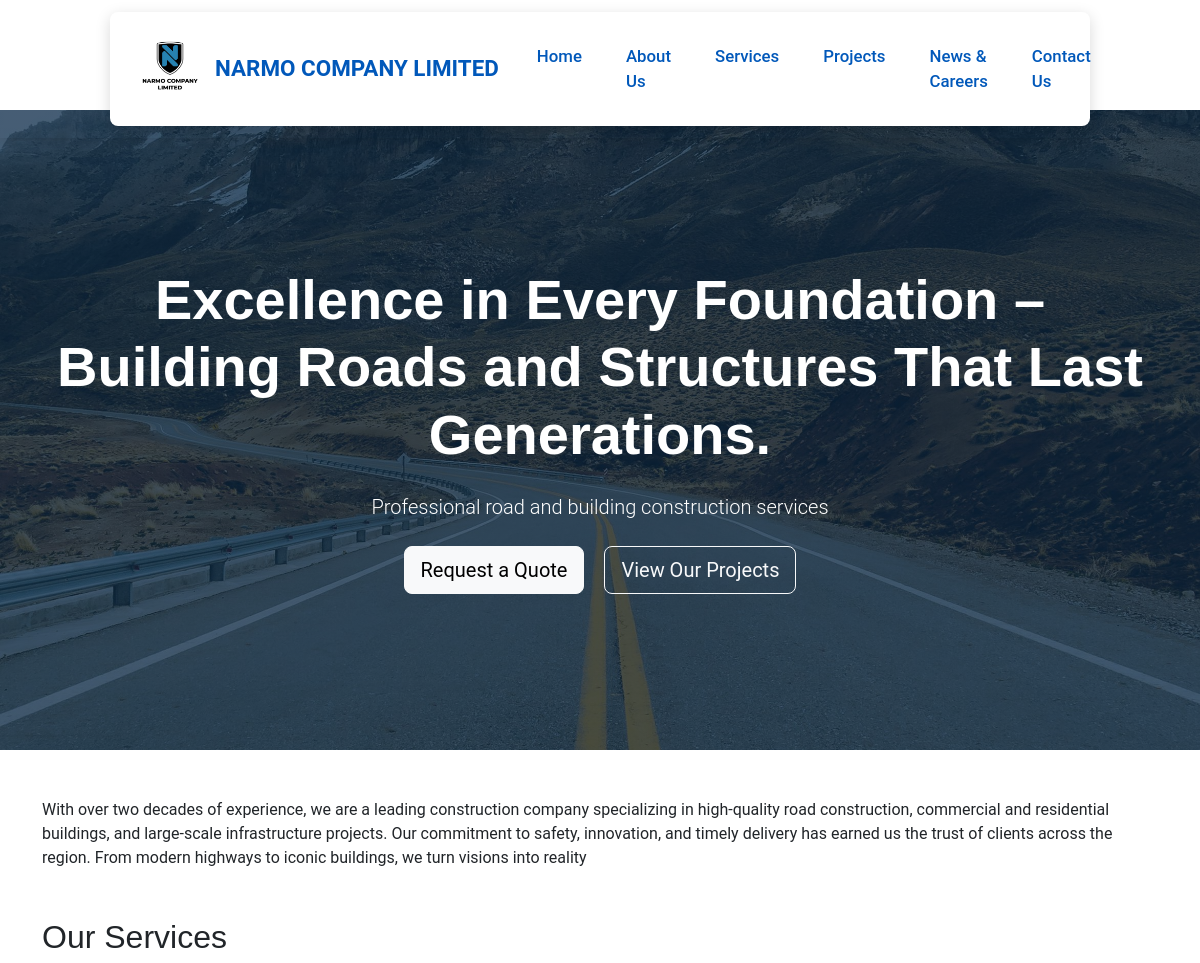
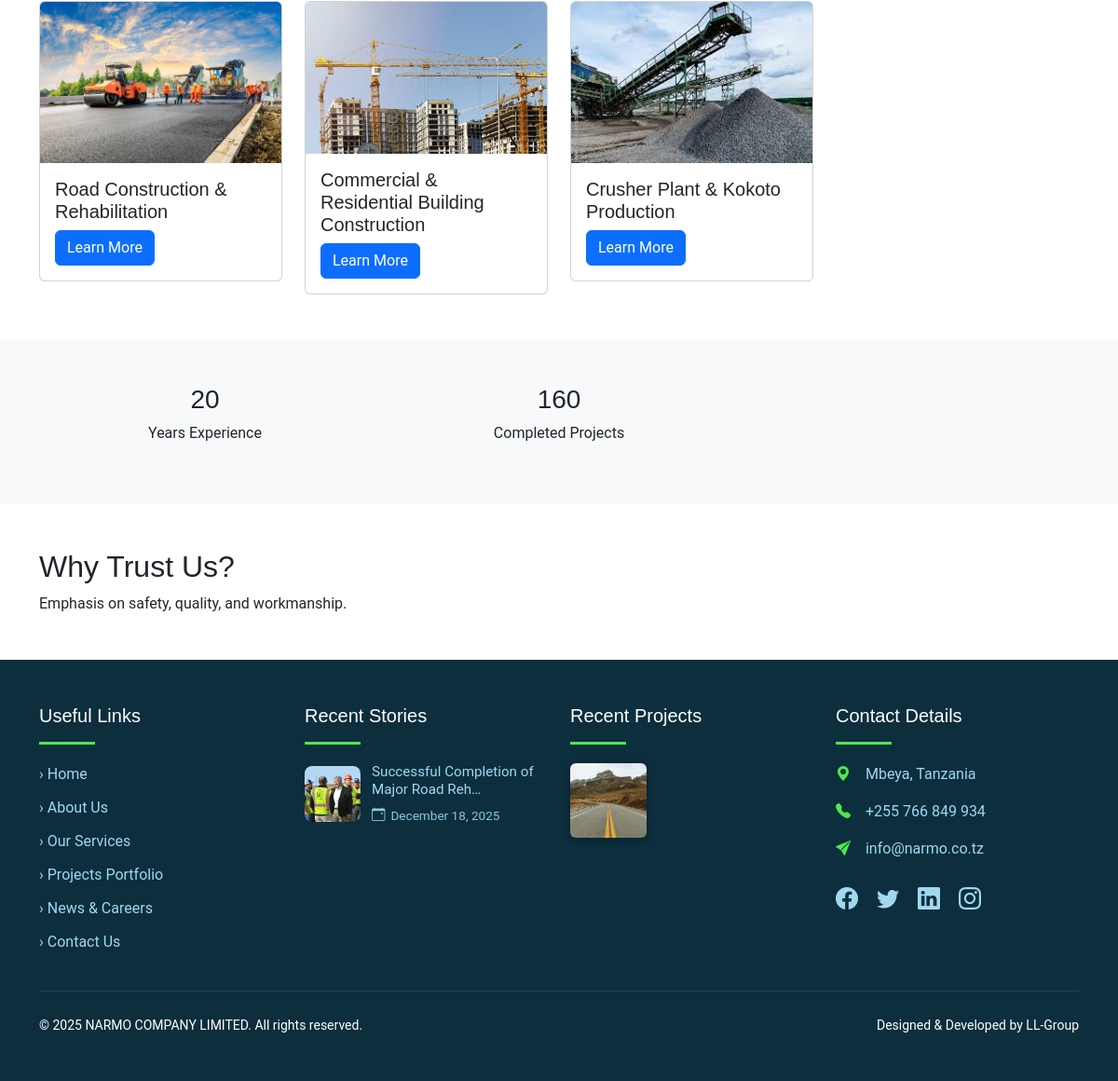
The page / on the database its author committed (2 pictures, top to bottom).
### core/models.py (models this page shows, shortened)
class CompanyInfo(models.Model):
    intro_text = models.TextField()
    years_experience = models.IntegerField(default=0)
    completed_projects = models.IntegerField(default=0)
    tagline = models.CharField(max_length=200, default="Building Strong Roads. Creating Lasting Structures.")
    mission = models.TextField(blank=True)
    vision = models.TextField(blank=True)
    core_values = models.TextField(blank=True)
    history = models.TextField(blank=True)
    logo = models.ImageField(upload_to='logo/', blank=True, null=True,
                            help_text="Navbar logo: Transparent PNG, recommended 180-250px wide x 50-70px tall")
    hero_image = models.ImageField(upload_to='hero/', blank=True, null=True,
                                  help_text="Home page hero background: Wide landscape photo, at least 1920x1080px for full-screen sharpness")
    about_hero_image = models.ImageField(upload_to='hero/', blank=True, null=True,
                                        help_text="About page hero background - different from home")  # ← NEW
    class Meta:
        verbose_name_plural = "Company Info"  # Only one instance needed

class Service(models.Model):
    title = models.CharField(max_length=100)
    description = models.TextField()
    benefits = models.TextField(blank=True)  # e.g., "Quality, Durability"
    image = models.ImageField(upload_to='services/')
    slug = models.SlugField(unique=True, blank=True)

class NewsPost(models.Model):
    title = models.CharField(max_length=200)
    date = models.DateField(auto_now_add=True)
    content = models.TextField()
    image = models.ImageField(upload_to='news/', blank=True)
    slug = models.SlugField(unique=True, blank=True)

class Project(models.Model):
    CATEGORY_CHOICES = [
        ('roads', 'Roads'),
        ('buildings', 'Buildings'),
        ('infrastructure', 'Infrastructure'),
    ]
    name = models.CharField(max_length=200)
    location = models.CharField(max_length=200)
    year = models.CharField(max_length=50)  # e.g., "2023" or "Ongoing"
    description = models.TextField()
    category = models.CharField(max_length=20, choices=CATEGORY_CHOICES)
    images = models.ManyToManyField('ProjectImage', blank=True)
    slug = models.SlugField(unique=True, blank=True)

class ProjectImage(models.Model):
    image = models.ImageField(upload_to='projects/')
    alt_text = models.CharField(max_length=200, blank=True)  # For SEO

### core/views.py (the view)
# urls.py: path('', home, name='home'),
def home(request):
    company = CompanyInfo.objects.first()
    services = Service.objects.all()[:4]
    recent_news = NewsPost.objects.order_by('-date')[:3]
    recent_projects = Project.objects.order_by('-id')[:9]
    return render(request, 'core/templates/home.html', {
        'company': company,
        'services': services,
        'recent_news': recent_news,
        'recent_projects': recent_projects,
    })

### core/templates/home.html (shortened to what this page needs)
{% extends 'core/templates/base.html' %}
{% block content %}
<section class="text-white text-center py-5" style="
    background: linear-gradient(rgba(0, 31, 63, 0.7), rgba(0, 31, 63, 0.7)),
                url('{% if company.hero_image %}{{ company.hero_image.url }}{% else %}https://via.placeholder.com/1920x1080{% endif %}')
                no-repeat center center/cover;
    min-height: 80vh;
    display: flex;
    align-items: center;
">
    <div class="container">
        <h1 class="display-4 fw-bold">{{ company.tagline }}</h1>
        <p class="lead my-4">Professional road and building construction services</p>
        <a href="{% url 'contact' %}" class="btn btn-light btn-lg mx-2">Request a Quote</a>
        <a href="{% url 'projects' %}" class="btn btn-outline-light btn-lg mx-2">View Our Projects</a>
    </div>
</section>
<div class="container my-5">
    <p>{{ company.intro_text }}</p>
</div>
<div class="container my-5">
    <h2>Our Services</h2>
    <div class="row">
        {% for service in services %}
        <div class="col-md-3">
            <div class="card">
                <img src="{{ service.image.url }}" class="card-img-top" alt="{{ service.title }}">
                <div class="card-body">
                    <h5>{{ service.title }}</h5>
                    <a href="{% url 'services' %}#{{ service.slug }}" class="btn btn-primary">Learn More</a>
                </div>
            </div>
        </div>
        {% endfor %}
    </div>
</div>
<div class="bg-light py-5 text-center">
    <div class="container">
        <div class="row">
            <div class="col-md-4"><h3>{{ company.years_experience }}</h3><p>Years Experience</p></div>
            <div class="col-md-4"><h3>{{ company.completed_projects }}</h3><p>Completed Projects</p></div>
        </div>
    </div>
</div>
<div class="container my-5">
    <h2>Why Trust Us?</h2>
    <p>Emphasis on safety, quality, and workmanship.</p>
</div>
{% endblock %}

### core/templates/base.html (shortened to what this page needs)
<!DOCTYPE html>
<html lang="en">
<head>
    <link href="https://cdn.jsdelivr.net/npm/bootstrap@5.3.3/dist/css/bootstrap.min.css" rel="stylesheet">
</head>
<body>
    <nav class="navbar navbar-expand-lg fixed-navbar">
        <div class="container-fluid">
            <div class="col-12 col-lg-10 navbar-content">
                <div class="d-flex justify-content-between align-items-center w-100 h-100">
                    <a class="navbar-brand d-flex align-items-center" href="{% url 'home' %}">
                        {% if company.logo %}
                        <img src="{{ company.logo.url }}" alt="NARMO Logo">
                        {% endif %}
                        <span class="d-none d-md-inline">NARMO COMPANY LIMITED</span>
                    </a>
                    <div class="collapse navbar-collapse" id="navbarNav">
                        <ul class="navbar-nav ms-auto">
                            <li class="nav-item"><a class="nav-link" href="{% url 'home' %}">Home</a></li>
                            <li class="nav-item"><a class="nav-link" href="{% url 'about' %}">About Us</a></li>
                            <li class="nav-item"><a class="nav-link" href="{% url 'services' %}">Services</a></li>
                            <li class="nav-item"><a class="nav-link" href="{% url 'projects' %}">Projects</a></li>
                            <li class="nav-item"><a class="nav-link" href="{% url 'news_careers' %}">News & Careers</a></li>
                            <li class="nav-item"><a class="nav-link" href="{% url 'contact' %}">Contact Us</a></li>
                        </ul>
                    </div>
                </div>
            </div>
        </div>
    </nav>
    {% block content %}{% endblock %}
    <footer class="footer-bg text-white py-5">
        <div class="container">
            <div class="row gy-4">
                <div class="col-md-3 col-sm-6">
                    <h5 class="quick-links-title mb-3">Useful Links</h5>
                    <div class="quick-links-underline"></div>
                    <ul class="list-unstyled">
                        <li class="quick-link-item"><a href="{% url 'home' %}">› Home</a></li>
                        <li class="quick-link-item"><a href="{% url 'about' %}">› About Us</a></li>
                        <li class="quick-link-item"><a href="{% url 'services' %}">› Our Services</a></li>
                        <li class="quick-link-item"><a href="{% url 'projects' %}">› Projects Portfolio</a></li>
                        <li class="quick-link-item"><a href="{% url 'news_careers' %}">› News & Careers</a></li>
                        <li class="quick-link-item"><a href="{% url 'contact' %}">› Contact Us</a></li>
                    </ul>
                </div>
                <div class="col-md-3 col-sm-6">
                    <h5 class="quick-links-title mb-3">Recent Stories</h5>
                    <div class="quick-links-underline"></div>
                    {% for post in recent_news %}
                    <div class="news-story">
                        {% if post.image %}
                        <img src="{{ post.image.url }}" class="news-thumbnail" alt="{{ post.title }}">
                        {% else %}
                        <div class="bg-secondary news-thumbnail d-flex align-items-center justify-content-center">
                            <i class="bi bi-image text-white fs-4"></i>
                        </div>
                        {% endif %}
                        <div>
                            <a href="{% url 'news_careers' %}" class="news-story-title">{{ post.title|truncatechars:40 }}</a>
                            <div class="news-story-date">
                                <i class="bi bi-calendar-event"></i>
                                {{ post.date|date:"F j, Y" }}
                            </div>
                        </div>
                    </div>
                    {% empty %}
                    <p class="text-muted small">No recent stories available.</p>
                    {% endfor %}
                </div>
                <div class="col-md-3 col-sm-6">
                    <h5 class="projects-title mb-3">Recent Projects</h5>
                    <div class="projects-underline"></div>
                    <div class="row row-cols-3 g-2">
                        {% for project in recent_projects %}
                            {% with first_image=project.images.first %}
                                {% if first_image %}
                                <div class="col">
                                    <img src="{{ first_image.image.url }}" alt="{{ project.name }}" class="project-thumb w-100">
                                </div>
                                {% endif %}
                            {% endwith %}
                        {% empty %}
                        <p class="text-muted small">No projects yet.</p>
                        {% endfor %}
                    </div>
                </div>
                <div class="col-md-3 col-sm-6">
                    <h5 class="contact-title mb-3">Contact Details</h5>
                    <div class="contact-underline"></div>
                    <div class="contact-item">
                        <i class="bi bi-geo-alt-fill"></i>
                        Mbeya, Tanzania
                    </div>
                    <div class="contact-item">
                        <i class="bi bi-telephone-fill"></i>
                        +255 766 849 934
                    </div>
                    <div class="contact-item">
                        <i class="bi bi-send-fill"></i>
                        <a href="mailto:info@narmo.co.tz" class="footer-link text-decoration-none">
                            info@narmo.co.tz
                        </a>
                    </div>
                    <div class="social-icons mt-4">
                        <a href="https://www.facebook.com/narmocompany" target="_blank" title="Follow us on Facebook"><i class="bi bi-facebook"></i></a>
                        <a href="https://twitter.com/narmo_company" target="_blank" title="Follow us on X (Twitter)"><i class="bi bi-twitter"></i></a>
                        <a href="https://www.linkedin.com/company/narmo-company-limited" target="_blank" title="Connect on LinkedIn"><i class="bi bi-linkedin"></i></a>
                        <a href="https://www.instagram.com/narmo_company" target="_blank" title="Follow us on Instagram"><i class="bi bi-instagram"></i></a>
                    </div>
                </div>
            </div>
            <hr class="my-4 border-secondary">
            <div class="row align-items-center text-center text-md-start">
                <div class="col-md-6">
                    <small>&copy; 2025 NARMO COMPANY LIMITED. All rights reserved.</small>
                </div>
                <div class="col-md-6 text-md-end">
                    <small>Designed & Developed by LL-Group</small>
                </div>
            </div>
        </div>
    </footer>
    <link rel="stylesheet" href="https://cdn.jsdelivr.net/npm/bootstrap-icons@1.11.3/font/bootstrap-icons.min.css">
</body>
</html>

### core/templates/base.html (style rules this page uses)
body { font-family: 'Roboto', sans-serif; }
h1, h2, h3, h4, h5 { font-family: 'Poppins', sans-serif; }
.footer-bg { background-color: #0c2e3d; }
.footer-link { color: #a0d8ef; transition: color 0.3s; }
.project-thumb { height: 80px; object-fit: cover; border-radius: 6px; box-shadow: 0 2px 8px rgba(0,0,0,0.3); }
.quick-links-title { color: #ffffff; font-size: 1.25rem; }
.quick-links-underline { border-bottom: 3px solid #4de94b; width: 60px; margin-bottom: 20px; }
.quick-link-item { margin-bottom: 12px; font-size: 1rem; }
.quick-link-item a { color: #a0d8ef; text-decoration: none; }
.contact-title { color: #ffffff; font-size: 1.25rem; }
.contact-underline { border-bottom: 3px solid #4de94b; width: 60px; margin-bottom: 20px; }
.contact-item { margin-bottom: 16px; color: #a0d8ef; font-size: 1rem; }
.contact-item i { margin-right: 12px; color: #4de94b; }
.social-icons a { color: #a0d8ef; font-size: 1.5rem; margin-right: 16px; transition: color 0.3s; }
.news-thumbnail { width: 60px; height: 60px; object-fit: cover; border-radius: 8px; margin-right: 12px; flex-shrink: 0; }
.news-story { display: flex; align-items: center; margin-bottom: 20px; }
.news-story-title { color: #a0d8ef; font-size: 0.95rem; text-decoration: none; line-height: 1.3; display: block; }
.news-story-date { color: #88c8dd; font-size: 0.85rem; display: flex; align-items: center; margin-top: 6px; }
.news-story-date i { margin-right: 6px; font-size: 0.9rem; }
.projects-title { color: #ffffff; font-size: 1.25rem; }
.projects-underline { border-bottom: 3px solid #4de94b; width: 60px; margin-bottom: 20px; }
.fixed-navbar { position: fixed; top: 0; left: 0; right: 0; background-color: transparent; padding: 12px 0; box-shadow: 0 4px 12px rgba(0,0,0,0.1); z-index: 1030; }
.navbar-content { background-color: #ffffff; border-radius: 8px; padding: 12px 30px; box-shadow: 0 4px 15px rgba(0,0,0,0.15); }
.fixed-navbar .navbar-brand img { height: 80px; max-width: 260px; }
.fixed-navbar .navbar-brand span { color: #0158ba; font-weight: bold; font-size: 1.4rem; margin-left: 15px; }
.fixed-navbar .navbar-nav .nav-link { color: #0158ba !important; font-weight: 500; font-size: 1.05rem; padding: 10px 22px !important; transition: color 0.3s ease; }
body { padding-top: 110px; }

### rows shown on the page
CompanyInfo: logo (picture), hero_image (picture), tagline "Excellence in Every Foundation – Building Roads and Structures That Last Generations.", intro_text "With over two decades of experience, we are a leading construction company specializing in high-quality road construction, commercial and residential buildings, and large-scale infrastructure projects. Our commitment to safety, innovation, and timely delivery has earned us the trust of clients across the region. From modern highways to iconic buildings, we turn visions into reality", years_experience "20", completed_projects "160"
Service: image (picture), title "Road Construction & Rehabilitation"
Service: image (picture), title "Commercial & Residential Building Construction"
Service: image (picture), title "Crusher Plant & Kokoto Production"
NewsPost: image (picture), title "Successful Completion of Major Road Reh…", date "December 18, 2025"
Project: images.first.image (picture)
